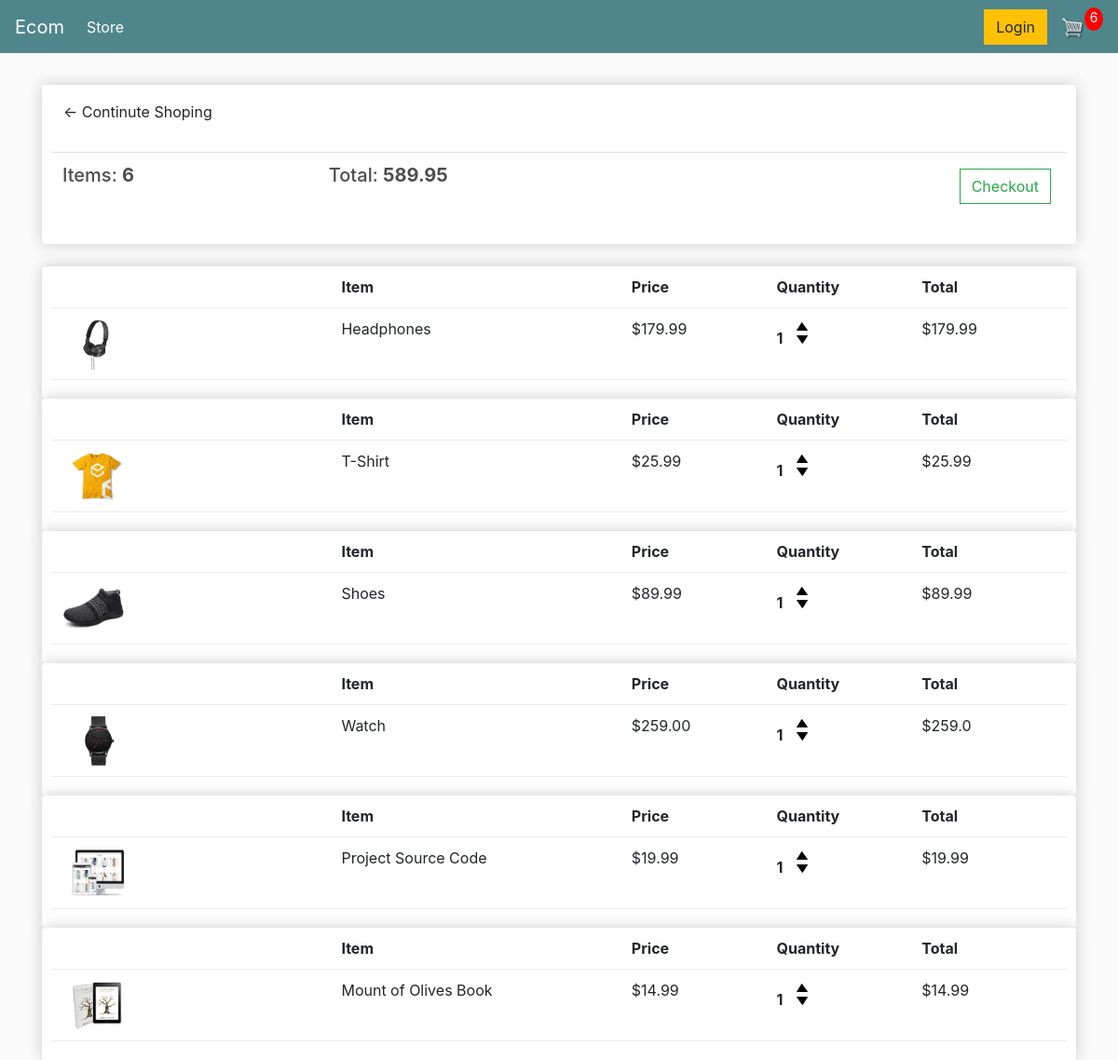
/cart/ (signed in), run on an earlier commit of the app's database.
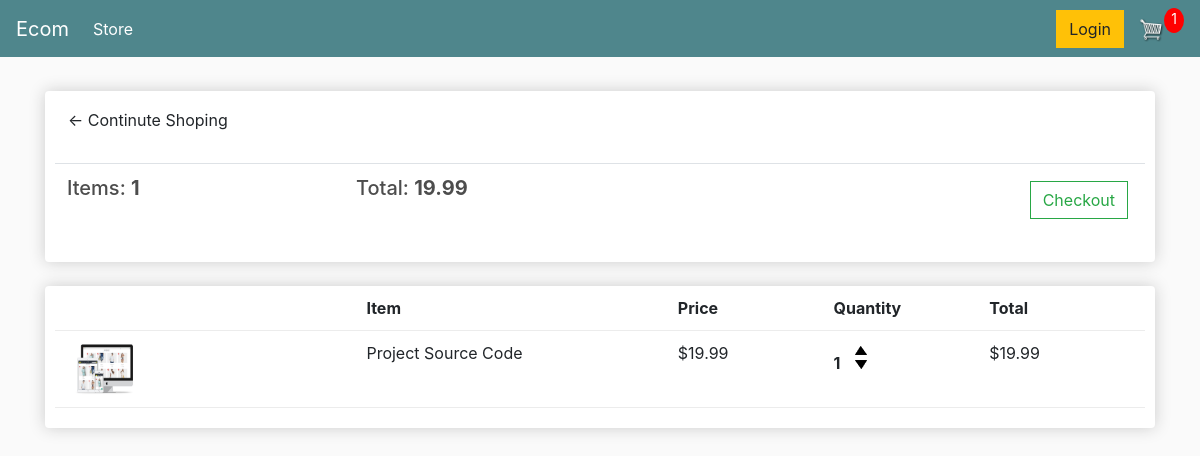
And on a later commit of the database.
### store/models.py (models this page shows, shortened)
class Order(models.Model):
    customer = models.ForeignKey(Customer, on_delete=models.SET_NULL, null=True, blank=True)
    date_ordered = models.DateTimeField(auto_now_add=True)
    complete = models.BooleanField(default=False)
    transaction_id = models.CharField(max_length=100, null=True)
    @property
    def get_cart_total(self):
        orderitems = self.orderitem_set.all()
        total = sum([item.get_total for item in orderitems])
        return total
    @property
    def get_cart_items(self):
        orderitems = self.orderitem_set.all()
        total = sum([item.quantity for item in orderitems])
        return total

class OrderItem(models.Model):
    product = models.ForeignKey(Product, on_delete=models.SET_NULL, null=True)
    order = models.ForeignKey(Order, on_delete=models.SET_NULL, null=True)
    quantity = models.IntegerField(default=0, null=True, blank=True)
    date_added = models.DateTimeField(auto_now_add=True)
    @property
    def get_total(self):
        total = self.product.price * self.quantity
        return total

class Product(models.Model):
    name = models.CharField(max_length=200)
    price = models.FloatField()
    digital = models.BooleanField(default=False, null=True, blank=True)
    image = models.ImageField(null=True, blank=True)
    @property
    def imageURL(self):
        try:
            url = self.image.url
        except:
            url = ''
        return url

### store/views.py (the view)
# urls.py: path('cart/', views.cart, name="cart"),
def cart(request):
    if request.user.is_authenticated:
        customer = request.user.customer
        order, created = Order.objects.get_or_create(customer=customer, complete=False)
        items = order.orderitem_set.all()
        cartItems = order.get_cart_items
    else:
        items = []
        order = {'get_cart_total':0, 'get_cart_items':0 }
        cartItems = order['get_cart_items']
    context = {'items': items, 'order': order, 'cartItems': cartItems}
    return render(request, 'store/cart.html', context)

### store/templates/store/cart.html
{% extends 'store/main.html' %}
{% load static %}
{% block content %}
    <div class="row">
        <div class="col-lg-12">
            <div class="box-element">
                <a class="btn btn-outline-dask" href="{% url 'store' %}">&#x2190; Continute Shoping</a>
                <br>
                <br>
                <table class="table">
                    <tr>
                        <th><h5>Items: <strong>{{order.get_cart_items}}</strong></h5></th>
                        <th><h5>Total: <strong>{{order.get_cart_total|floatformat:2}}</strong></h5></th>
                        <th>
                            <a style="float: right; margin: 5px;" class="btn btn-outline-success" href="{% url 'checkout' %}">Checkout</a>
                        </th>
                    </tr>
                </table>
            </div>
            <br>
            {% for item in items %}
            <div class="box-element">
                <div class="cart-row">
                    <div style="flex:2"></div>
                    <div style="flex:2"><strong>Item</strong></div>
                    <div style="flex:1"><strong>Price</strong></div>
                    <div style="flex:1"><strong>Quantity</strong></div>
                    <div style="flex:1"><strong>Total</strong></div>
                </div>
                <div class="cart-row">
                    <div style="flex:2"><img class="row-image" src="{{ item.product.imageURL }}"></div>
                    <div style="flex:2"><p>{{item.product.name}}</p></div>
                    <div style="flex:1"><p>${{item.product.price|floatformat:2}}</p></div>
                    <div style="flex:1">
                        <p class="quantity">{{item.quantity}}</p>
                        <div class="quantity">
                            <img data-product='{{item.product.id}}' data-action='add' class="chg-quantity update-cart" class="chg-quantity" src="{% static  'images/arrow-up.png' %}">
                            <img data-product='{{item.product.id}}' data-action='remove' class="chg-quantity update-cart"class="chg-quantity" src="{% static  'images/arrow-down.png' %}">
                        </div>
                    </div>
                    <div style="flex:1"><p>${{item.get_total}}</p></div>
                </div>
            </div>
            {% endfor %}
        </div>
    </div>
{% endblock content %}

### store/templates/store/main.html (shortened to what this page needs)
<!DOCTYPE html>
{% load static %}
<html lang="en">
<head>
    <link rel="stylesheet" href="https://stackpath.bootstrapcdn.com/bootstrap/4.4.1/css/bootstrap.min.css">
    <link rel="stylesheet" type="text/css" href="{% static 'css/main.css' %}">
</head>
<body>
  <nav class="navbar navbar-expand-lg navbar-dark bg-dark">
    <a class="navbar-brand" href="{% url 'store' %}">Ecom</a>
    <div class="collapse navbar-collapse" id="navbarSupportedContent">
      <ul class="navbar-nav mr-auto">
        <li class="nav-item active">
          <a class="nav-link" href="{% url 'store' %}">Store <span class="sr-only">(current)</span></a>
        </li>
      </ul>
      <div class="form-inline my-2 my-lg-0">
         <a href="#"class="btn btn-warning">Login</a>
         <a href="{% url 'cart' %}">
          <img  id="cart-icon" src="{% static 'images/cart.png' %}">
        </a>
        <p id="cart-total">{{cartItems}}</p>
      </div>
    </div>
  </nav>
  <div class="container">
    <br>
    {% block content %}
    {% endblock content%}
  </div>
</body>
</html>

### static/css/main.css (style rules this page uses)
body { background-color: hsl(0, 0%, 98%); }
h1,h2,h3,h4,h5,h6 { color:hsl(0, 0%, 30%); }
.box-element { box-shadow:hsl(0, 0%, 80%) 0 0 16px; background-color: #fff; border-radius: 4px; padding: 10px; }
.bg-dark { background-color: #4f868c!important; }
#cart-icon { width:25px; display: inline-block; margin-left: 15px; }
#cart-total { display: block; text-align: center; color:#fff; background-color: red; width: 20px; height: 25px; border-radius: 50%; font-size: 14px; }
.col-lg-4, .col-lg-6, .col-lg-8, .col-lg-12 { margin-top: 10px; }
.btn { border-radius: 0; }
.row-image { width: 100px; }
.cart-row { display: flex; align-items: flex-stretch; padding-bottom: 10px; margin-bottom: 10px; border-bottom: 1px solid #ececec; }
.quantity { display: inline-block; font-weight: 700; padding-right:10px; }
.chg-quantity { width: 12px; cursor: pointer; display: block; margin-top: 5px; transition:.1s; }

What changed in the data, as far as the page shows it:
removed OrderItem: product.imageURL (picture), product.name "Headphones", product.price "179.99", quantity "1", get_total "179.99"
removed OrderItem: product.imageURL (picture), product.name "T-Shirt", product.price "25.99", quantity "1", get_total "25.99"
removed OrderItem: product.imageURL (picture), product.name "Shoes", product.price "89.99", quantity "1", get_total "89.99"
removed OrderItem: product.imageURL (picture), product.name "Watch", product.price "259.00", quantity "1", get_total "259.0"
removed OrderItem: product.imageURL (picture), product.name "Mount of Olives Book", product.price "14.99", quantity "1", get_total "14.99"
computed for Order: get_cart_items "6" → "1"; get_cart_total "589.95" → "19.99"
Also different on the page:
{{ cartItems }}: "6" → "1"
